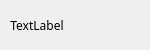
<?xml version="1.0" encoding="UTF-8"?>
<ui version="4.0">
 <class>Toggle</class>
 <widget class="QWidget" name="Toggle">
  <property name="geometry">
   <rect>
    <x>0</x>
    <y>0</y>
    <width>150</width>
    <height>50</height>
   </rect>
  </property>
  <property name="font">
   <font>
    <family>微软雅黑</family>
   </font>
  </property>
  <property name="windowTitle">
   <string notr="true">Form</string>
  </property>
  <layout class="QHBoxLayout" name="horizontalLayout">
   <property name="leftMargin">
    <number>0</number>
   </property>
   <property name="topMargin">
    <number>0</number>
   </property>
   <property name="rightMargin">
    <number>0</number>
   </property>
   <property name="bottomMargin">
    <number>0</number>
   </property>
   <item>
    <widget class="QLabel" name="label">
     <property name="font">
      <font>
       <family>微软雅黑</family>
       <bold>false</bold>
      </font>
     </property>
     <property name="text">
      <string notr="true">TextLabel</string>
     </property>
     <property name="alignment">
      <set>Qt::AlignCenter</set>
     </property>
    </widget>
   </item>
   <item>
    <widget class="QWidget" name="widget" native="true">
     <property name="sizePolicy">
      <sizepolicy hsizetype="Fixed" vsizetype="Preferred">
       <horstretch>0</horstretch>
       <verstretch>0</verstretch>
      </sizepolicy>
     </property>
     <property name="minimumSize">
      <size>
       <width>70</width>
       <height>50</height>
      </size>
     </property>
    </widget>
   </item>
  </layout>
 </widget>
 <resources/>
 <connections/>
</ui>
